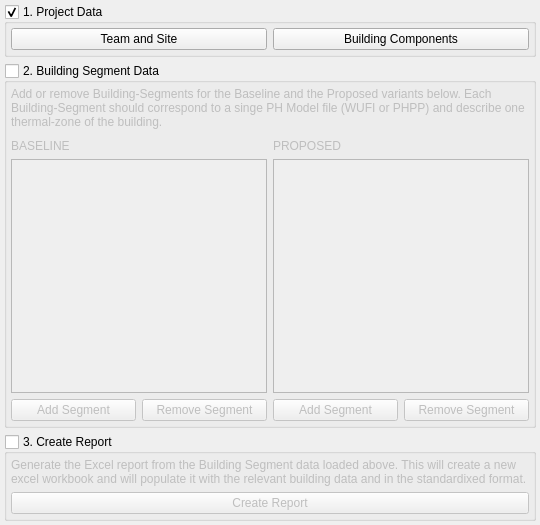
          <widget class="QWidget" name="tab_OutputReport">
           <property name="sizePolicy">
            <sizepolicy hsizetype="Preferred" vsizetype="MinimumExpanding">
             <horstretch>0</horstretch>
             <verstretch>0</verstretch>
            </sizepolicy>
           </property>
           <attribute name="title">
            <string>Output Report</string>
           </attribute>
           <layout class="QVBoxLayout" name="verticalLayout_5">
            <property name="leftMargin">
             <number>2</number>
            </property>
            <property name="topMargin">
             <number>2</number>
            </property>
            <property name="rightMargin">
             <number>2</number>
            </property>
            <property name="bottomMargin">
             <number>2</number>
            </property>
            <item>
             <widget class="QFrame" name="frame_main">
              <property name="sizePolicy">
               <sizepolicy hsizetype="Preferred" vsizetype="MinimumExpanding">
                <horstretch>0</horstretch>
                <verstretch>0</verstretch>
               </sizepolicy>
              </property>
              <property name="frameShape">
               <enum>QFrame::NoFrame</enum>
              </property>
              <property name="frameShadow">
               <enum>QFrame::Raised</enum>
              </property>
              <layout class="QVBoxLayout" name="verticalLayout_9">
               <property name="leftMargin">
                <number>2</number>
               </property>
               <property name="topMargin">
                <number>2</number>
               </property>
               <property name="rightMargin">
                <number>2</number>
               </property>
               <property name="bottomMargin">
                <number>2</number>
               </property>
               <item>
                <widget class="QGroupBox" name="groupBox_Proj_Info">
                 <property name="sizePolicy">
                  <sizepolicy hsizetype="Preferred" vsizetype="Minimum">
                   <horstretch>0</horstretch>
                   <verstretch>0</verstretch>
                  </sizepolicy>
                 </property>
                 <property name="title">
                  <string>1. Project Data</string>
                 </property>
                 <property name="checkable">
                  <bool>true</bool>
                 </property>
                 <property name="checked">
                  <bool>true</bool>
                 </property>
                 <layout class="QVBoxLayout" name="verticalLayout_12">
                  <property name="leftMargin">
                   <number>2</number>
                  </property>
                  <property name="topMargin">
                   <number>2</number>
                  </property>
                  <property name="rightMargin">
                   <number>2</number>
                  </property>
                  <property name="bottomMargin">
                   <number>2</number>
                  </property>
                  <item>
                   <widget class="QFrame" name="frame">
                    <property name="sizePolicy">
                     <sizepolicy hsizetype="Preferred" vsizetype="Minimum">
                      <horstretch>0</horstretch>
                      <verstretch>0</verstretch>
                     </sizepolicy>
                    </property>
                    <property name="frameShape">
                     <enum>QFrame::NoFrame</enum>
                    </property>
                    <property name="frameShadow">
                     <enum>QFrame::Plain</enum>
                    </property>
                    <property name="lineWidth">
                     <number>0</number>
                    </property>
                    <layout class="QGridLayout" name="gridLayout_3" columnstretch="0,0">
                     <property name="leftMargin">
                      <number>2</number>
                     </property>
                     <property name="topMargin">
                      <number>2</number>
                     </property>
                     <property name="rightMargin">
                      <number>2</number>
                     </property>
                     <property name="bottomMargin">
                      <number>2</number>
                     </property>
                     <item row="0" column="0">
                      <widget class="QPushButton" name="btn_show_team_info">
                       <property name="text">
                        <string>Team and Site</string>
                       </property>
                      </widget>
                     </item>
                     <item row="0" column="1">
                      <widget class="QPushButton" name="btn_show_bldg_components">
                       <property name="text">
                        <string>Building Components</string>
                       </property>
                      </widget>
                     </item>
                    </layout>
                   </widget>
                  </item>
                 </layout>
                </widget>
               </item>
               <item>
                <widget class="QGroupBox" name="groupBox_Bldg_Data">
                 <property name="sizePolicy">
                  <sizepolicy hsizetype="Preferred" vsizetype="MinimumExpanding">
                   <horstretch>0</horstretch>
                   <verstretch>0</verstretch>
                  </sizepolicy>
                 </property>
                 <property name="title">
                  <string>2. Building Segment Data</string>
                 </property>
                 <property name="checkable">
                  <bool>true</bool>
                 </property>
                 <property name="checked">
                  <bool>false</bool>
                 </property>
                 <layout class="QVBoxLayout" name="verticalLayout_8">
                  <property name="leftMargin">
                   <number>2</number>
                  </property>
                  <property name="topMargin">
                   <number>2</number>
                  </property>
                  <property name="rightMargin">
                   <number>2</number>
                  </property>
                  <property name="bottomMargin">
                   <number>2</number>
                  </property>
                  <item>
                   <widget class="QFrame" name="frame_6">
                    <property name="frameShadow">
                     <enum>QFrame::Raised</enum>
                    </property>
                    <layout class="QVBoxLayout" name="verticalLayout_13">
                     <property name="leftMargin">
                      <number>2</number>
                     </property>
                     <property name="topMargin">
                      <number>2</number>
                     </property>
                     <property name="rightMargin">
                      <number>2</number>
                     </property>
                     <property name="bottomMargin">
                      <number>2</number>
                     </property>
                     <item>
                      <widget class="QLabel" name="label_5">
                       <property name="text">
                        <string>Add or remove Building-Segments for the Baseline and the Proposed variants below. Each Building-Segment should correspond to a singe PH Model file (WUFI or PHPP) and describe one thermal-zone of the building.</string>
                       </property>
                       <property name="wordWrap">
                        <bool>true</bool>
                       </property>
                      </widget>
                     </item>
                    </layout>
                   </widget>
                  </item>
                  <item>
                   <widget class="QFrame" name="frame_4">
                    <property name="sizePolicy">
                     <sizepolicy hsizetype="MinimumExpanding" vsizetype="MinimumExpanding">
                      <horstretch>1</horstretch>
                      <verstretch>1</verstretch>
                     </sizepolicy>
                    </property>
                    <property name="frameShadow">
                     <enum>QFrame::Raised</enum>
                    </property>
                    <layout class="QGridLayout" name="gridLayout">
                     <property name="sizeConstraint">
                      <enum>QLayout::SetDefaultConstraint</enum>
                     </property>
                     <property name="leftMargin">
                      <number>2</number>
                     </property>
                     <property name="topMargin">
                      <number>2</number>
                     </property>
                     <property name="rightMargin">
                      <number>2</number>
                     </property>
                     <property name="bottomMargin">
                      <number>2</number>
                     </property>
                     <item row="2" column="0" colspan="2">
                      <widget class="QTreeView" name="tree_view_baseline">
                       <property name="sizePolicy">
                        <sizepolicy hsizetype="MinimumExpanding" vsizetype="MinimumExpanding">
                         <horstretch>0</horstretch>
                         <verstretch>0</verstretch>
                        </sizepolicy>
                       </property>
                       <property name="minimumSize">
                        <size>
                         <width>0</width>
                         <height>1</height>
                        </size>
                       </property>
                       <property name="baseSize">
                        <size>
                         <width>0</width>
                         <height>10</height>
                        </size>
                       </property>
                      </widget>
                     </item>
                     <item row="1" column="2">
                      <widget class="QLabel" name="label_2">
                       <property name="sizePolicy">
                        <sizepolicy hsizetype="Preferred" vsizetype="Preferred">
                         <horstretch>0</horstretch>
                         <verstretch>0</verstretch>
                        </sizepolicy>
                       </property>
                       <property name="text">
                        <string>PROPOSED</string>
                       </property>
                      </widget>
                     </item>
                     <item row="3" column="3">
                      <widget class="QPushButton" name="btn_del_proposed_seg">
                       <property name="sizePolicy">
                        <sizepolicy hsizetype="Minimum" vsizetype="Minimum">
                         <horstretch>0</horstretch>
                         <verstretch>0</verstretch>
                        </sizepolicy>
                       </property>
                       <property name="text">
                        <string>Remove Segment</string>
                       </property>
                      </widget>
                     </item>
                     <item row="1" column="0">
                      <widget class="QLabel" name="label">
                       <property name="sizePolicy">
                        <sizepolicy hsizetype="Preferred" vsizetype="Preferred">
                         <horstretch>0</horstretch>
                         <verstretch>0</verstretch>
                        </sizepolicy>
                       </property>
                       <property name="text">
                        <string>BASELINE</string>
                       </property>
                      </widget>
                     </item>
                     <item row="2" column="2" colspan="2">
                      <widget class="QTreeView" name="tree_view_proposed">
                       <property name="sizePolicy">
                        <sizepolicy hsizetype="MinimumExpanding" vsizetype="MinimumExpanding">
                         <horstretch>0</horstretch>
                         <verstretch>0</verstretch>
                        </sizepolicy>
                       </property>
                       <property name="minimumSize">
                        <size>
                         <width>0</width>
                         <height>1</height>
                        </size>
                       </property>
                       <property name="baseSize">
                        <size>
                         <width>0</width>
                         <height>10</height>
                        </size>
                       </property>
                      </widget>
                     </item>
                     <item row="3" column="0">
                      <widget class="QPushButton" name="btn_add_baseline_seg">
                       <property name="sizePolicy">
                        <sizepolicy hsizetype="Minimum" vsizetype="Minimum">
                         <horstretch>0</horstretch>
                         <verstretch>0</verstretch>
                        </sizepolicy>
                       </property>
                       <property name="text">
                        <string>Add Segment</string>
                       </property>
                      </widget>
                     </item>
                     <item row="3" column="2">
                      <widget class="QPushButton" name="btn_add_proposed_seg">
                       <property name="sizePolicy">
                        <sizepolicy hsizetype="Minimum" vsizetype="Minimum">
                         <horstretch>0</horstretch>
                         <verstretch>0</verstretch>
                        </sizepolicy>
                       </property>
                       <property name="text">
                        <string>Add Segment</string>
                       </property>
                      </widget>
                     </item>
                     <item row="3" column="1">
                      <widget class="QPushButton" name="btn_del_baseline_seg">
                       <property name="sizePolicy">
                        <sizepolicy hsizetype="Minimum" vsizetype="Minimum">
                         <horstretch>0</horstretch>
                         <verstretch>0</verstretch>
                        </sizepolicy>
                       </property>
                       <property name="text">
                        <string>Remove Segment</string>
                       </property>
                      </widget>
                     </item>
                    </layout>
                   </widget>
                  </item>
                 </layout>
                </widget>
               </item>
               <item>
                <widget class="QGroupBox" name="groupBox_Create_Report">
                 <property name="sizePolicy">
                  <sizepolicy hsizetype="Preferred" vsizetype="Minimum">
                   <horstretch>0</horstretch>
                   <verstretch>0</verstretch>
                  </sizepolicy>
                 </property>
                 <property name="title">
                  <string>3. Create Report</string>
                 </property>
                 <property name="checkable">
                  <bool>true</bool>
                 </property>
                 <property name="checked">
                  <bool>false</bool>
                 </property>
                 <layout class="QVBoxLayout" name="verticalLayout_11">
                  <property name="spacing">
                   <number>-1</number>
                  </property>
                  <property name="leftMargin">
                   <number>2</number>
                  </property>
                  <property name="topMargin">
                   <number>2</number>
                  </property>
                  <property name="rightMargin">
                   <number>2</number>
                  </property>
                  <property name="bottomMargin">
                   <number>2</number>
                  </property>
                  <item>
                   <widget class="QFrame" name="frame_create_report">
                    <property name="sizePolicy">
                     <sizepolicy hsizetype="Preferred" vsizetype="Minimum">
                      <horstretch>0</horstretch>
                      <verstretch>0</verstretch>
                     </sizepolicy>
                    </property>
                    <property name="frameShape">
                     <enum>QFrame::NoFrame</enum>
                    </property>
                    <property name="frameShadow">
                     <enum>QFrame::Raised</enum>
                    </property>
                    <layout class="QVBoxLayout" name="verticalLayout_2">
                     <property name="leftMargin">
                      <number>2</number>
                     </property>
                     <property name="topMargin">
                      <number>2</number>
                     </property>
                     <property name="rightMargin">
                      <number>2</number>
                     </property>
                     <property name="bottomMargin">
                      <number>2</number>
                     </property>
                     <item>
                      <widget class="QLabel" name="label_4">
                       <property name="text">
                        <string>Generate the Excel report from the Building Segment data loaded above. This will create a new excel workbook and will populate it with the relevant building data and in the standardixed format.</string>
                       </property>
                       <property name="wordWrap">
                        <bool>true</bool>
                       </property>
                      </widget>
                     </item>
                     <item>
                      <widget class="QPushButton" name="btn_create_report">
                       <property name="text">
                        <string>Create Report</string>
                       </property>
                      </widget>
                     </item>
                    </layout>
                   </widget>
                  </item>
                 </layout>
                </widget>
               </item>
              </layout>
             </widget>
            </item>
           </layout>
          </widget>
